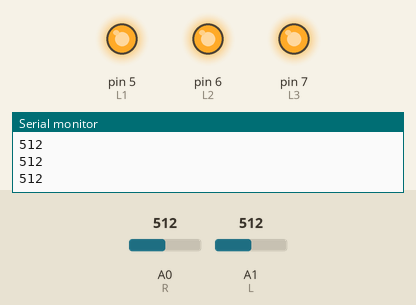
Recording of a sketch running on a simulated Arduino Uno, built with avr-gcc and run on an emulated ATmega328P. On the bench: output pins drawn as LEDs (lit = HIGH), the last lines printed to the serial monitor. Inputs (shaded band) come from the test bench; at power-on: A1 (L) = 512, A0 (R) = 512. Pins used as bus, display or sensor lines are not drawn.

Above: at 1.2 s.
1.3 s: A1 (L) set to 23
2.8 s: A1 (L) set to 19
At 3.3 s:
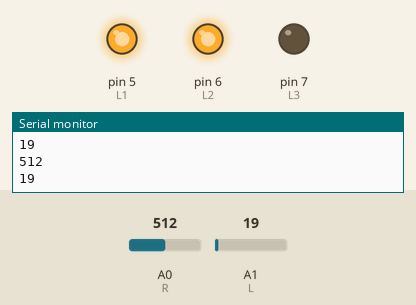
4.3 s: A1 (L) set to 0
At 5.5 s:
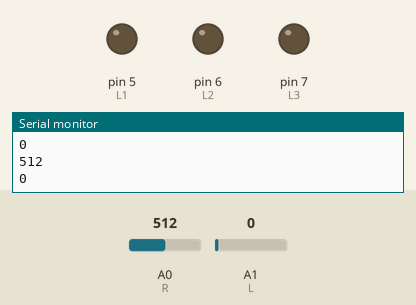
5.8 s: A1 (L) set to 18
At 6.9 s:
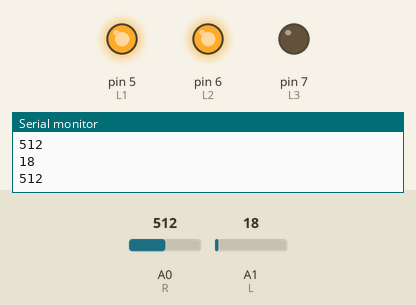
7.3 s: A1 (L) set to 122
At 8.0 s:
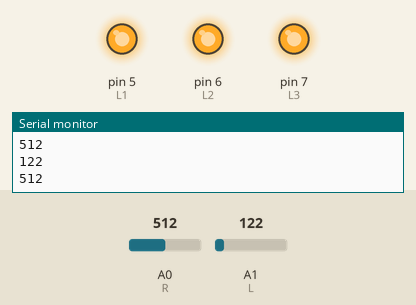
Timing chart, 0 to 9.8 s (numbered marks = the images above; inputs shaded):
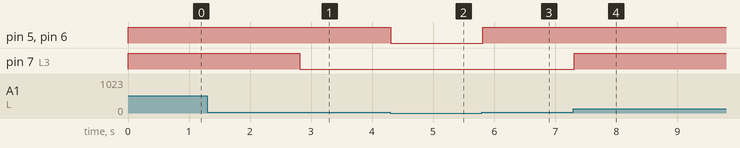

Measured:
- the behaviour switches between 21 and 20 on A1 (L) (found by bisection; images 0 and 1)
- after the input at 2.8 s, pin 7 (L3): HIGH → LOW at once
- after the input at 4.3 s, pin 5 (L1), pin 6 (L2): HIGH → LOW at once
- after the input at 5.8 s, pin 5 (L1), pin 6 (L2): LOW → HIGH at once
- after the input at 7.3 s, pin 7 (L3): LOW → HIGH at once

The sketch:

audioritmico.ino
```cpp
//Canales a Leer
#define R  0
#define L  1

//PINS Izquierdos
#define L1 5
#define L2 6
#define L3 7

//PINs Derechos
#define R1 2
#define R2 3
#define R3 4

//Umbrales para cada PIN
#define UMBRAL1 10
#define UMBRAL2 15
#define UMBRAL3 20

//Variables donde guardamos
//El valor de R y L
int r;
int l;

void setup() {
 Serial.begin(9600);
  //Ponemos todos pins del 0 a 6
  //en modo OUTPUT
  for (int i = 2; i < 8; i++)
   pinMode(i, OUTPUT);

}

void loop() {

  //Leemos los canales
 r = analogRead(R);
 l = analogRead(L);
 Serial.println(r);
 Serial.println(l);
 //Encemos los leds que correspondan

 if (r > UMBRAL1)
  digitalWrite(R1, HIGH);
 else
  digitalWrite(R1, LOW);

 if (r > UMBRAL2)
  digitalWrite(R2, HIGH);
 else
  digitalWrite(R2, LOW);

 if (r > UMBRAL3)
  digitalWrite(R3, HIGH);
 else
  digitalWrite(R3, LOW);

 if (l > UMBRAL1)
   digitalWrite(L1, HIGH);
 else
   digitalWrite(L1, LOW);

 if (l > UMBRAL2)
   digitalWrite(L2, HIGH);
 else
    digitalWrite(L2, LOW);

 if (l > UMBRAL3)
   digitalWrite(L3, HIGH);
 else
    digitalWrite(L3, LOW);

}
```
